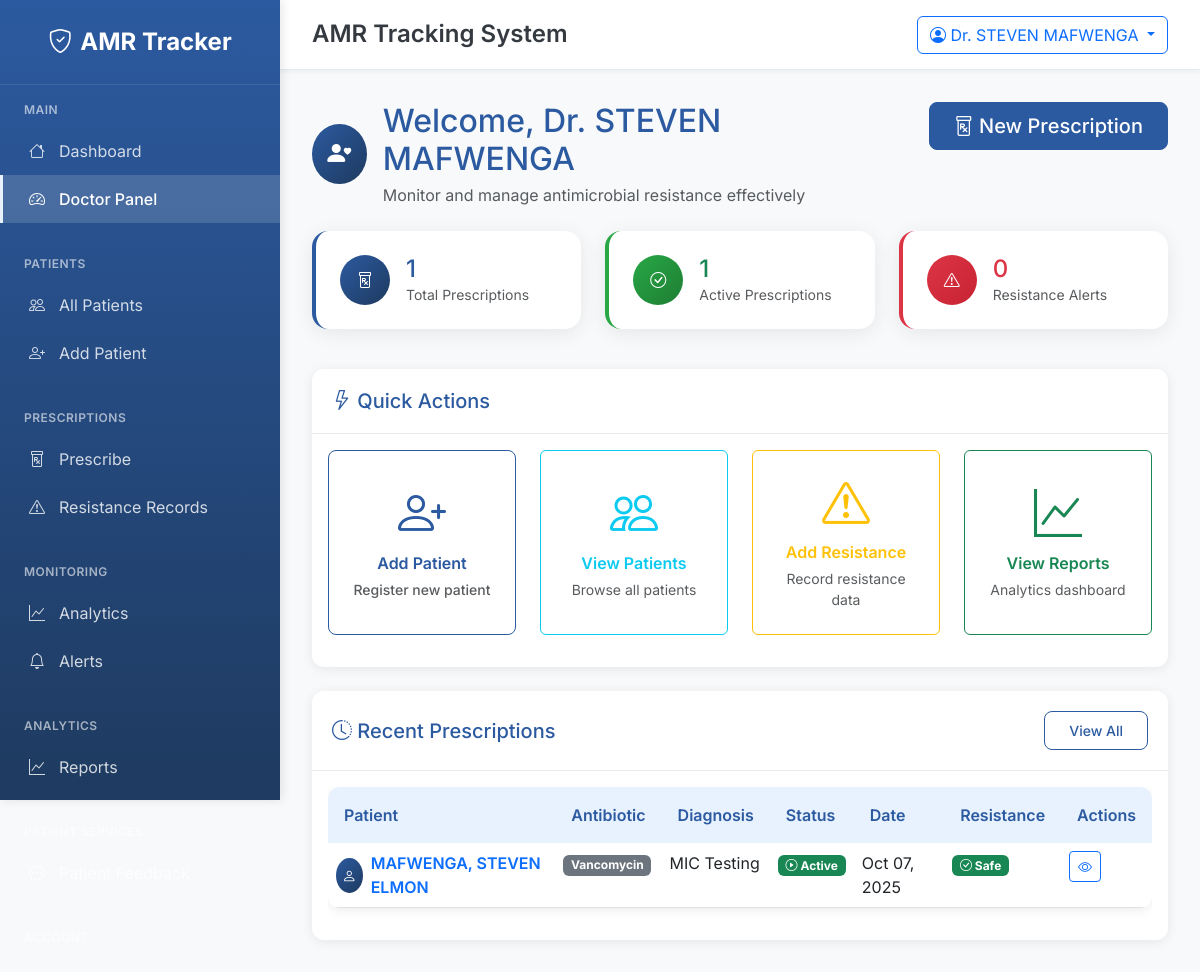
The page /doctor/dashboard/ (signed in) on the database as committed earlier.
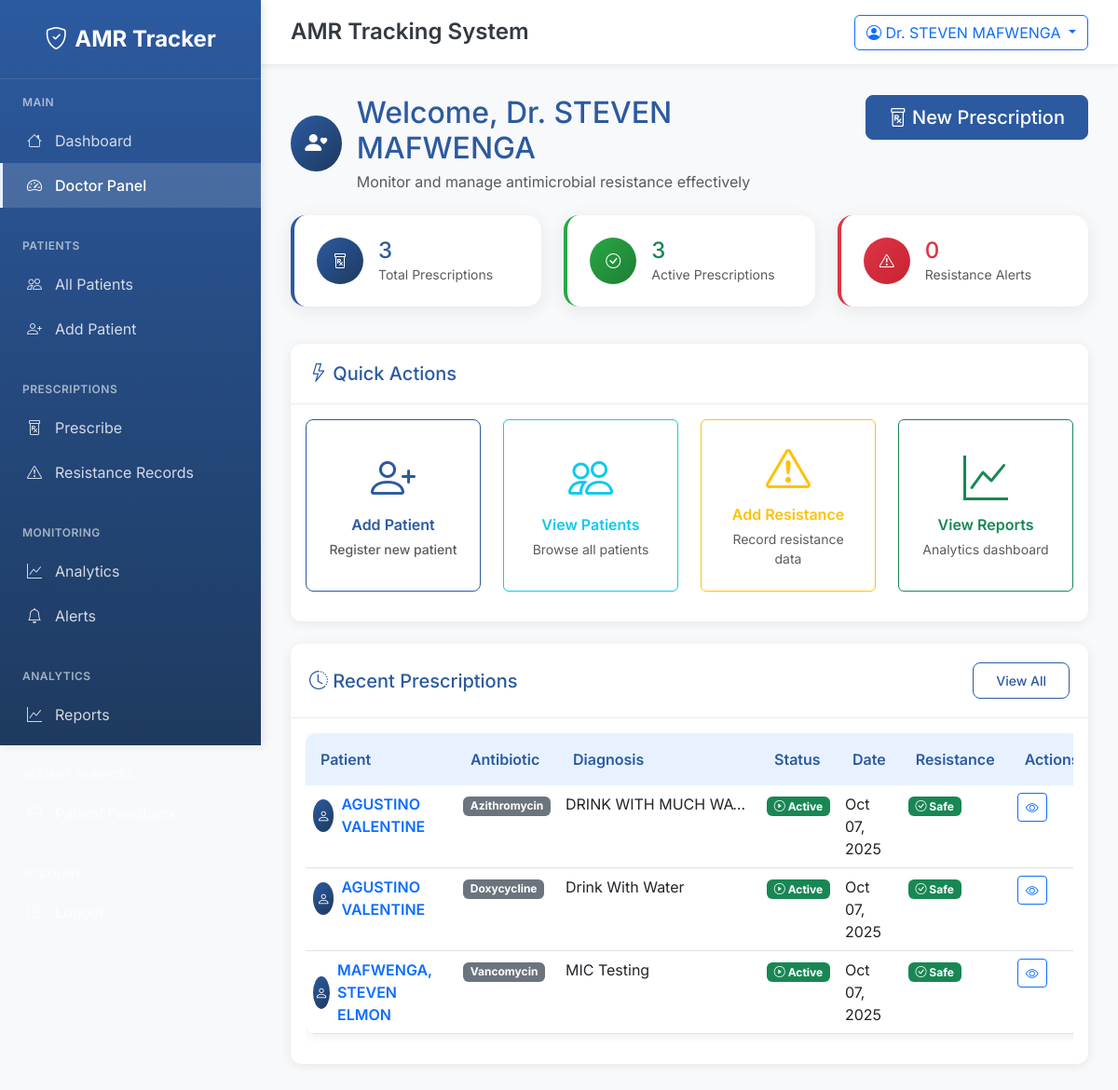
The same page on the database as committed later.
### amr_core/models.py (models this page shows, shortened)
class Doctor(models.Model):
    user = models.OneToOneField(User, on_delete=models.CASCADE, null=True, blank=True)
    name = models.CharField(max_length=100)
    license_number = models.CharField(max_length=50, unique=True)
    specialization = models.CharField(max_length=100, blank=True, null=True)
    hospital = models.CharField(max_length=200, blank=True, null=True)
    phone = models.CharField(max_length=15, blank=True, null=True)
    email = models.EmailField(blank=True, null=True)
    created_at = models.DateTimeField(auto_now_add=True)
    class Meta:
        ordering = ['name']

class Prescription(models.Model):
    STATUS_CHOICES = [
        ('active', 'Active'),
        ('completed', 'Completed'),
        ('cancelled', 'Cancelled'),
    ]
    doctor_name = models.CharField(max_length=100)
    patient = models.ForeignKey(Patient, on_delete=models.CASCADE)
    antibiotic = models.ForeignKey(Antibiotic, on_delete=models.CASCADE)
    diagnosis = models.TextField()
    dosage = models.CharField(max_length=100)
    frequency = models.CharField(max_length=100)
    duration = models.CharField(max_length=100, help_text="e.g., '7 days', '2 weeks'")
    date_prescribed = models.DateTimeField(auto_now_add=True)
    status = models.CharField(max_length=20, choices=STATUS_CHOICES, default='active')
    notes = models.TextField(blank=True, null=True)
    class Meta:
        ordering = ['-date_prescribed']
    def is_patient_resistant(self):
        resistance_record = ResistanceRecord.objects.filter(
            patient=self.patient,
            antibiotic=self.antibiotic,
            result='resistant'
        ).first()
        return resistance_record is not None

class Patient(models.Model):
    GENDER_CHOICES = [
        ('M', 'Male'),
        ('F', 'Female'),
        ('O', 'Other'),
    ]
    name = models.CharField(max_length=100)
    age = models.PositiveIntegerField(validators=[MinValueValidator(0), MaxValueValidator(150)])
    gender = models.CharField(max_length=1, choices=GENDER_CHOICES)
    phone = models.CharField(max_length=15, blank=True, null=True)
    email = models.EmailField(blank=True, null=True)
    medical_history = models.TextField(blank=True, null=True, help_text="JSON format or free text")
    allergies = models.TextField(blank=True, null=True)
    created_at = models.DateTimeField(auto_now_add=True)
    updated_at = models.DateTimeField(auto_now=True)
    class Meta:
        ordering = ['-created_at']

class Antibiotic(models.Model):
    ANTIBIOTIC_CLASSES = [
        ('penicillin', 'Penicillin'),
        ('cephalosporin', 'Cephalosporin'),
        ('fluoroquinolone', 'Fluoroquinolone'),
        ('macrolide', 'Macrolide'),
        ('tetracycline', 'Tetracycline'),
        ('aminoglycoside', 'Aminoglycoside'),
        ('sulfonamide', 'Sulfonamide'),
        ('carbapenem', 'Carbapenem'),
        ('other', 'Other'),
    ]
    name = models.CharField(max_length=100, unique=True)
    bacteria_targeted = models.CharField(max_length=200, help_text="Comma-separated list of targeted bacteria")
    class_type = models.CharField(max_length=50, choices=ANTIBIOTIC_CLASSES)
    description = models.TextField(blank=True, null=True)
    dosage_info = models.TextField(blank=True, null=True, help_text="Standard dosage information")
    contraindications = models.TextField(blank=True, null=True)
    created_at = models.DateTimeField(auto_now_add=True)
    class Meta:
        ordering = ['name']

### amr_core/views.py (the view)
# urls.py: path('doctor/dashboard/', views.doctor_dashboard, name='doctor_dashboard'),
@login_required
def doctor_dashboard(request):
    try:
        doctor = Doctor.objects.get(user=request.user)
        doctor_name = doctor.name
    except Doctor.DoesNotExist:
        doctor_name = request.user.username
    recent_prescriptions = Prescription.objects.filter(
        doctor_name__icontains=doctor_name
    ).order_by('-date_prescribed')[:10]
    resistance_alerts = []
    for prescription in recent_prescriptions:
        if prescription.is_patient_resistant():
            resistance_alerts.append(prescription)
    total_prescriptions = Prescription.objects.filter(doctor_name__icontains=doctor_name).count()
    active_prescriptions = Prescription.objects.filter(
        doctor_name__icontains=doctor_name,
        status='active'
    ).count()
    context = {
        'doctor_name': doctor_name,
        'recent_prescriptions': recent_prescriptions,
        'resistance_alerts': resistance_alerts,
        'total_prescriptions': total_prescriptions,
        'active_prescriptions': active_prescriptions,
    }
    return render(request, 'amr_core/doctor_dashboard.html', context)

### amr_core/templates/amr_core/doctor_dashboard.html (shortened to what this page needs)
{% extends 'amr_core/base.html' %}
{% block content %}
<div class="row mb-4">
    <div class="col-lg-8">
        <div class="d-flex align-items-center">
            <div class="bg-hospital-primary rounded-circle d-flex align-items-center justify-content-center me-3" style="width: 60px; height: 60px;">
                <i class="bi bi-person-heart text-white fs-4"></i>
            </div>
            <div>
                <h1 class="h2 mb-1 text-hospital-primary">Welcome, Dr. {{ doctor_name }}</h1>
                <p class="text-muted mb-0">Monitor and manage antimicrobial resistance effectively</p>
            </div>
        </div>
    </div>
    <div class="col-lg-4 text-lg-end">
        <a href="{% url 'prescribe_antibiotic' %}" class="btn btn-hospital-primary btn-lg">
            <i class="bi bi-prescription"></i> New Prescription
        </a>
    </div>
</div>
<div class="row mb-4">
    <div class="col-md-4 mb-3">
        <div class="stats-card">
            <div class="d-flex align-items-center">
                <div class="flex-shrink-0">
                    <div class="bg-hospital-primary rounded-circle d-flex align-items-center justify-content-center" style="width: 50px; height: 50px;">
                        <i class="bi bi-prescription text-white"></i>
                    </div>
                </div>
                <div class="flex-grow-1 ms-3">
                    <h4 class="mb-0 text-hospital-primary">{{ total_prescriptions }}</h4>
                    <p class="text-muted mb-0 small">Total Prescriptions</p>
                </div>
            </div>
        </div>
    </div>
    <div class="col-md-4 mb-3">
        <div class="stats-card success">
            <div class="d-flex align-items-center">
                <div class="flex-shrink-0">
                    <div class="bg-hospital-success rounded-circle d-flex align-items-center justify-content-center" style="width: 50px; height: 50px;">
                        <i class="bi bi-check-circle text-white"></i>
                    </div>
                </div>
                <div class="flex-grow-1 ms-3">
                    <h4 class="mb-0 text-success">{{ active_prescriptions }}</h4>
                    <p class="text-muted mb-0 small">Active Prescriptions</p>
                </div>
            </div>
        </div>
    </div>
    <div class="col-md-4 mb-3">
        <div class="stats-card danger">
            <div class="d-flex align-items-center">
                <div class="flex-shrink-0">
                    <div class="bg-hospital-danger rounded-circle d-flex align-items-center justify-content-center" style="width: 50px; height: 50px;">
                        <i class="bi bi-exclamation-triangle text-white"></i>
                    </div>
                </div>
                <div class="flex-grow-1 ms-3">
                    <h4 class="mb-0 text-danger">{{ resistance_alerts|length }}</h4>
                    <p class="text-muted mb-0 small">Resistance Alerts</p>
                </div>
            </div>
        </div>
    </div>
</div>
<div class="row mb-4">
    <div class="col-lg-12">
        <div class="card">
            <div class="card-header bg-hospital-light-blue">
                <h5 class="mb-0 text-hospital-primary">
                    <i class="bi bi-lightning"></i> Quick Actions
                </h5>
            </div>
            <div class="card-body">
                <div class="row">
                    <div class="col-md-3 mb-3">
                        <a href="{% url 'add_patient' %}" class="btn btn-outline-hospital-primary w-100 h-100 d-flex flex-column align-items-center justify-content-center p-4">
                            <i class="bi bi-person-plus display-5 mb-2"></i>
                            <span class="fw-semibold">Add Patient</span>
                            <small class="text-muted mt-1">Register new patient</small>
                        </a>
                    </div>
                    <div class="col-md-3 mb-3">
                        <a href="{% url 'patient_list' %}" class="btn btn-outline-info w-100 h-100 d-flex flex-column align-items-center justify-content-center p-4">
                            <i class="bi bi-people display-5 mb-2"></i>
                            <span class="fw-semibold">View Patients</span>
                            <small class="text-muted mt-1">Browse all patients</small>
                        </a>
                    </div>
                    <div class="col-md-3 mb-3">
                        <a href="{% url 'add_resistance_record' %}" class="btn btn-outline-warning w-100 h-100 d-flex flex-column align-items-center justify-content-center p-4">
                            <i class="bi bi-exclamation-triangle display-5 mb-2"></i>
                            <span class="fw-semibold">Add Resistance</span>
                            <small class="text-muted mt-1">Record resistance data</small>
                        </a>
                    </div>
                    <div class="col-md-3 mb-3">
                        <a href="{% url 'reports' %}" class="btn btn-outline-success w-100 h-100 d-flex flex-column align-items-center justify-content-center p-4">
                            <i class="bi bi-graph-up display-5 mb-2"></i>
                            <span class="fw-semibold">View Reports</span>
                            <small class="text-muted mt-1">Analytics dashboard</small>
                        </a>
                    </div>
                </div>
            </div>
        </div>
    </div>
</div>
<div class="row">
    <div class="col-lg-12">
        <div class="card">
            <div class="card-header d-flex justify-content-between align-items-center">
                <h5 class="mb-0 text-hospital-primary">
                    <i class="bi bi-clock-history"></i> Recent Prescriptions
                </h5>
                <a href="{% url 'reports' %}" class="btn btn-sm btn-outline-hospital-primary">View All</a>
            </div>
            <div class="card-body">
                {% if recent_prescriptions %}
                    <div class="table-responsive">
                        <table class="table table-hospital">
                            <thead>
                                <tr>
                                    <th>Patient</th>
                                    <th>Antibiotic</th>
                                    <th>Diagnosis</th>
                                    <th>Status</th>
                                    <th>Date</th>
                                    <th>Resistance</th>
                                    <th>Actions</th>
                                </tr>
                            </thead>
                            <tbody>
                                {% for prescription in recent_prescriptions %}
                                <tr>
                                    <td>
                                        <div class="d-flex align-items-center">
                                            <div class="bg-hospital-primary rounded-circle d-flex align-items-center justify-content-center me-2" style="width: 35px; height: 35px;">
                                                <i class="bi bi-person text-white small"></i>
                                            </div>
                                            <div>
                                                <a href="{% url 'patient_detail' prescription.patient.id %}" class="text-decoration-none fw-semibold">
                                                    {{ prescription.patient.name }}
                                                </a>
                                            </div>
                                        </div>
                                    </td>
                                    <td>
                                        <span class="badge bg-secondary">{{ prescription.antibiotic.name }}</span>
                                    </td>
                                    <td>
                                        <span class="text-truncate d-inline-block" style="max-width: 200px;" title="{{ prescription.diagnosis }}">
                                            {{ prescription.diagnosis }}
                                        </span>
                                    </td>
                                    <td>
                                        {% if prescription.status == 'active' %}
                                            <span class="badge bg-success">
                                                <i class="bi bi-play-circle"></i> Active
                                            </span>
                                        {% elif prescription.status == 'completed' %}
                                            <span class="badge bg-info">
                                                <i class="bi bi-check-circle"></i> Completed
                                            </span>
                                        {% else %}
                                            <span class="badge bg-secondary">
                                                <i class="bi bi-x-circle"></i> Cancelled
                                            </span>
                                        {% endif %}
                                    </td>
                                    <td>{{ prescription.date_prescribed|date:"M d, Y" }}</td>
                                    <td>
                                        {% if prescription.is_patient_resistant %}
                                            <span class="badge bg-danger">
                                                <i class="bi bi-exclamation-triangle"></i> Resistant
                                            </span>
                                        {% else %}
                                            <span class="badge bg-success">
                                                <i class="bi bi-check-circle"></i> Safe
                                            </span>
                                        {% endif %}
                                    </td>
                                    <td>
                                        <div class="btn-group" role="group">
                                            <a href="{% url 'patient_detail' prescription.patient.id %}" class="btn btn-sm btn-outline-primary">
                                                <i class="bi bi-eye"></i>
                                            </a>
                                        </div>
                                    </td>
                                </tr>
                                {% endfor %}
                            </tbody>
                        </table>
                    </div>
                {% endif %}
            </div>
        </div>
    </div>
</div>
{% endblock %}

### amr_core/templates/amr_core/includes/topbar.html (shortened to what this page needs)
<div class="topbar">
    <div class="d-flex align-items-center">
        <h1 class="topbar-title">{% block page_title %}AMR Tracking System{% endblock %}</h1>
    </div>
    <div class="topbar-actions">
        {% if user.is_authenticated %}
            <div class="dropdown">
                <button class="btn btn-outline-primary dropdown-toggle" type="button" data-bs-toggle="dropdown">
                    <i class="bi bi-person-circle"></i>
                    Dr. {{ user.get_full_name|default:user.username }}
                </button>
            </div>
        {% endif %}
    </div>
</div>

Rows that differ between the two databases and show on the page:
added Prescription: patient.name "AGUSTINO VALENTINE", antibiotic.name "Azithromycin", diagnosis "DRINK WITH MUCH WA…", status "active" (drawn), date_prescribed "Oct 07, 2025", shows "Safe"
added Prescription: patient.name "AGUSTINO VALENTINE", antibiotic.name "Doxycycline", diagnosis "Drink With Water", status "active" (drawn), date_prescribed "Oct 07, 2025", shows "Safe"
Other text that changed with them:
{{ total_prescriptions }}: "1" → "3"
{{ active_prescriptions }}: "1" → "3"
